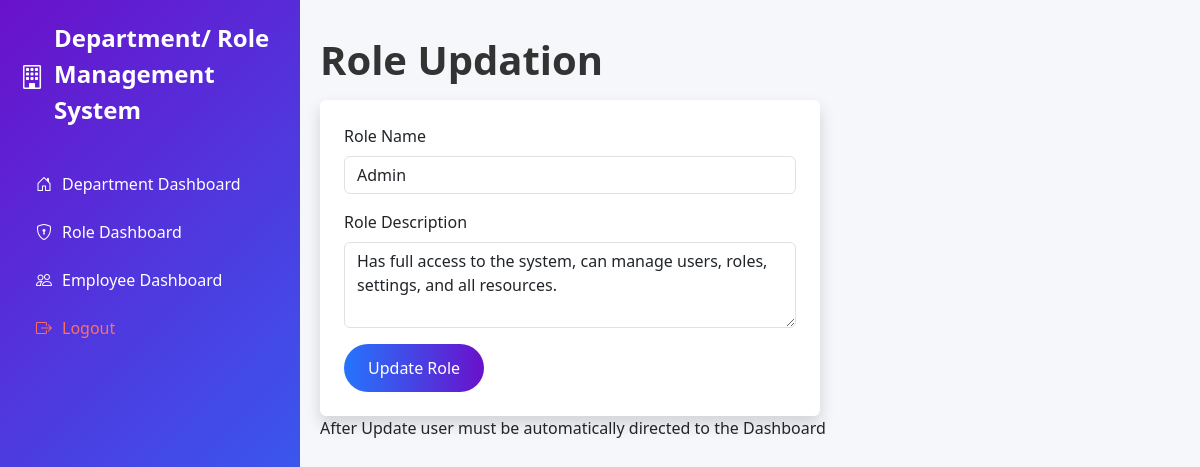
The app's page /departments/roles/modify/1/ (signed in) with its own data.
### departments/models.py (models this page shows, shortened)
class Role(models.Model):
    role_name = models.CharField(max_length=100)
    description = models.CharField(max_length=200)
    created_at = models.DateTimeField(auto_now_add=True)
    updated_at = models.DateTimeField(auto_now=True)
    is_active = models.BooleanField(default=True)
    class Meta:
        db_table = 'roles'

### departments/views.py (the view)
# urls.py: path('roles/modify/<int:role_id>/', views.modify_role, name='modify_role'),
@login_required
@admin_required
def modify_role(request, role_id):
    role = get_object_or_404(Role, pk=role_id)
    if request.method == "POST":
        role.role_name = request.POST.get('role_name')
        role.description = request.POST.get('description')
        role.save()
        messages.success(request, "Role updated successfully!")
        return redirect('departments:role_dashboard')
    return render(request, 'departments/modify_role.html', {'role': role})

### departments/views.py (called while the page is built)
def is_admin(user):
    return user.is_authenticated and user.is_superuser

### departments/templates/departments/modify_role.html (shortened to what this page needs)
{% extends 'base.html' %}
{% block content %}
<div class="col-9">
    <h1 class="my-3" style="font-family: 'Segoe UI', Tahoma, Geneva, Verdana, sans-serif; font-weight: 700; color: #333;">Role Updation</h1>
    <form method="POST" class="p-4 bg-white rounded shadow" style="max-width: 500px;">
        <div class="mb-3">
            <label for="role_name" class="form-label">Role Name</label>
            <input type="text" class="form-control" id="role_name" name="role_name" value="{{ role.role_name }}" required>
        </div>
        <div class="mb-3">
            <label for="description" class="form-label">Role Description</label>
            <textarea class="form-control" id="description" name="description" rows="3" required>{{ role.description }}</textarea>
        </div>
        <button type="submit" class="btn btn-primary" style="background: linear-gradient(90deg, #2575fc, #6a11cb); border: none; padding: 0.75rem 1.5rem; border-radius: 25px;">Update Role</button>
    </form>
    <p>After Update user must be automatically directed to the Dashboard</p>
</div>
{% endblock %}

### records on screen
Role: role_name "Admin", description "Has full access to the system, can manage users, roles, settings, and all resources."
